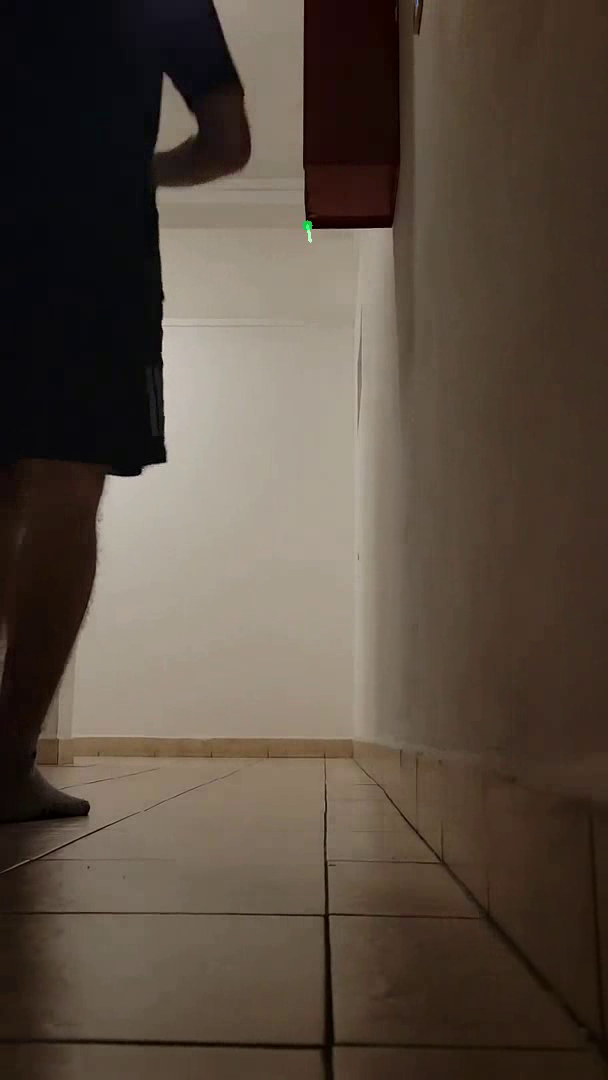
#> input picture frame 54 of Unidad1/sparse_output_video.mp4, 608 x 1080 px, given in place of hallvideo.mp4, which was not available
$ jupyter execute ComputerVisionUnidad1_opticalflow.ipynb
#> lines starting #> are read from the running program, lines starting #| are printed output that depends on the picture; pictures that were not available may be replaced by others from this repository, and a replacement may not be noted
[cell 1]
import os

REPO_NAME = "ComputerVisionRepo"
if REPO_NAME not in os.getcwd():
  if not os.path.exists(REPO_NAME):
    !git clone https://github.com/enzoferrari1/ComputerVisionRepo.git
  os.chdir(REPO_NAME + '/Unidad1/')

[cell 2]
import numpy as np
import cv2

cap = cv2.VideoCapture('hallvideo.mp4')

# Get the video's frame width, height, and frame rate
frame_width = int(cap.get(cv2.CAP_PROP_FRAME_WIDTH))
frame_height = int(cap.get(cv2.CAP_PROP_FRAME_HEIGHT))
frame_rate = int(cap.get(cv2.CAP_PROP_FPS))

# Define the codec and create a VideoWriter object
fourcc = cv2.VideoWriter_fourcc(*'mp4v')
out = cv2.VideoWriter('sparse_output_video.mp4', fourcc, frame_rate, (frame_width, frame_height))

# params for corner detection
feature_params = dict(maxCorners=100,
                      qualityLevel=0.3,
                      minDistance=7,
                      blockSize=7)

# Parameters for Lucas-Kanade optical flow
lk_params = dict(winSize=(15, 15),
                 maxLevel=2,
                 criteria=(cv2.TERM_CRITERIA_EPS | cv2.TERM_CRITERIA_COUNT,
                           10, 0.03))

# Create some random colors
color = np.random.randint(0, 255, (100, 3))

# Take first frame and find corners in it
ret, old_frame = cap.read()
#> old_frame is the input picture: shape (1080, 608, 3); mean B, G, R 63.9, 75.6, 88.3
old_gray = cv2.cvtColor(old_frame, cv2.COLOR_BGR2GRAY)
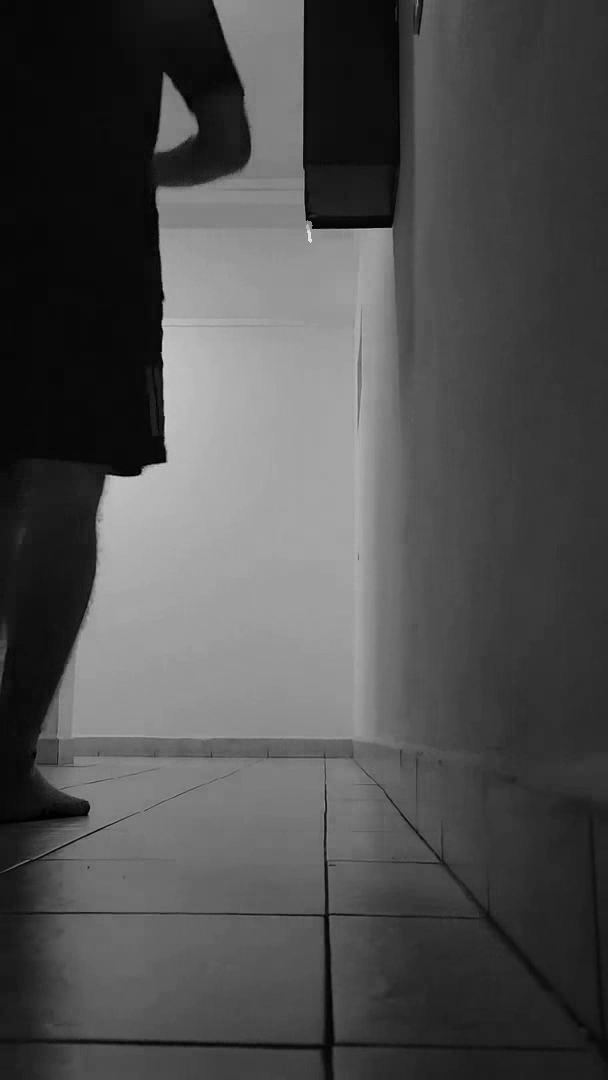
#> old_gray: shape (1080, 608); min 0, max 231, mean 78
p0 = cv2.goodFeaturesToTrack(old_gray, mask=None, **feature_params)
#> p0 = [[314, 226], [164, 460], [107, 477], [308, 218], [139, 473], [390, 231], [330, 916]]

# Create a mask image for drawing purposes
mask = np.zeros_like(old_frame)

while True:
    ret, frame = cap.read()
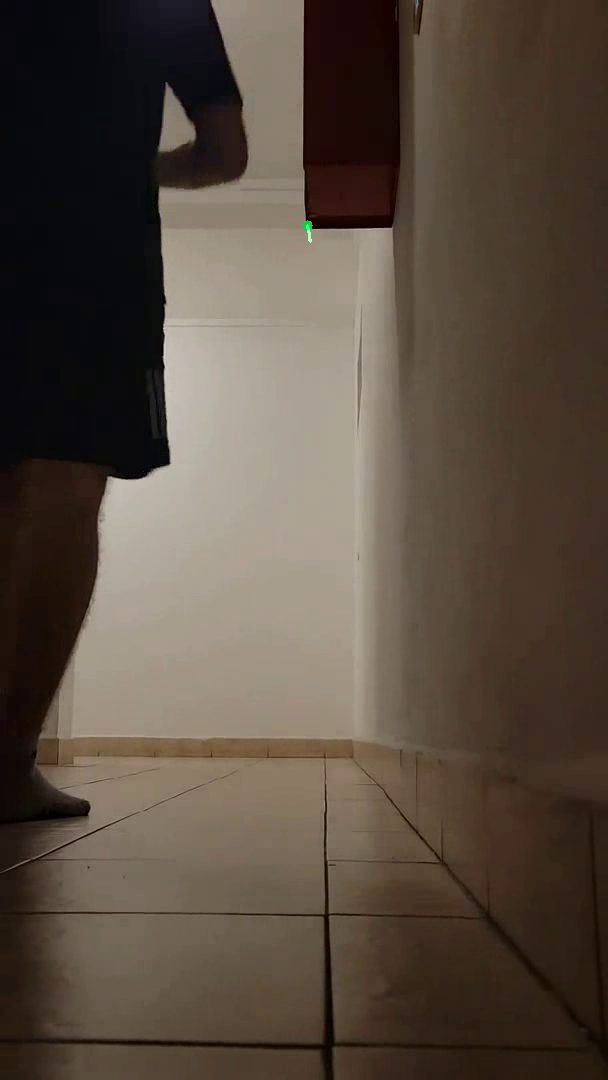
#> input picture frame 55 of Unidad1/sparse_output_video.mp4, 608 x 1080 px, given in place of hallvideo.mp4, which was not available
#> frame is the input picture: shape (1080, 608, 3); mean B, G, R 63.6, 75.3, 87.9
    if not ret:
        break
    frame_gray = cv2.cvtColor(frame, cv2.COLOR_BGR2GRAY)

    # calculate optical flow
    p1, st, err = cv2.calcOpticalFlowPyrLK(old_gray,
                                           frame_gray,
                                           p0, None,
                                           **lk_params)
#> p1 = [[314, 226], [167.4, 462.8], [108.8, 479.1], [308, 218], [147, 474.7], [390, 231], [330, 915.9]]; st = [1, 1, 1, 1, 1, 1, 1]; err = [0.329, 6.36, 4.49, 0.0915, 14.94, 0.00333, 2.13]

    # Select good points
    good_new = p1[st == 1]
#> good_new has the same summary as p1
    good_old = p0[st == 1]
#> good_old has the same summary as p0

    # draw the tracks
    for i, (new, old) in enumerate(zip(good_new, good_old)):
        a, b = new.ravel()
        c, d = old.ravel()
        mask = cv2.line(mask, (int(a), int(b)), (int(c), int(d)), color[i].tolist(), 2)
        frame = cv2.circle(frame, (int(a), int(b)), 5, color[i].tolist(), -1)
#> this loop made 7 passes
#> (a, b, c, d) on passes 1 to 7: (314, 226, 314, 226), (167.4, 462.8, 164, 460), (108.8, 479.1, 107, 477), (308, 218, 308, 218), (147, 474.7, 139, 473), (390, 231, 390, 231), (330, 915.9, 330, 916)
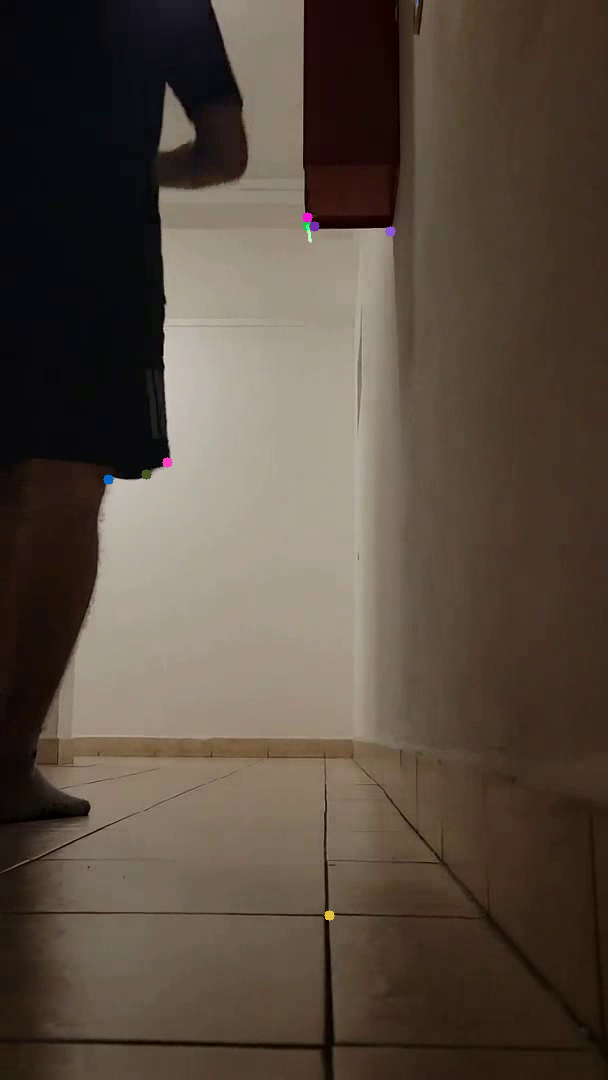
#> frame: shape (1080, 608, 3); mean B, G, R 63.7, 75.3, 88
#> mask: shape (1080, 608, 3); mean of channels 0, 1, 2 0, 0, 0

    img = cv2.add(frame, mask)

    # Write the frame to the output video file
    out.write(img)

    # Updating Previous frame and points
    old_gray = frame_gray.copy()
    p0 = good_new.reshape(-1, 1, 2)
#> p0 has the same summary as p1

# Release the VideoWriter object and the video capture
out.release()
cap.release()
cv2.destroyAllWindows()

$ run again, starting later in the video
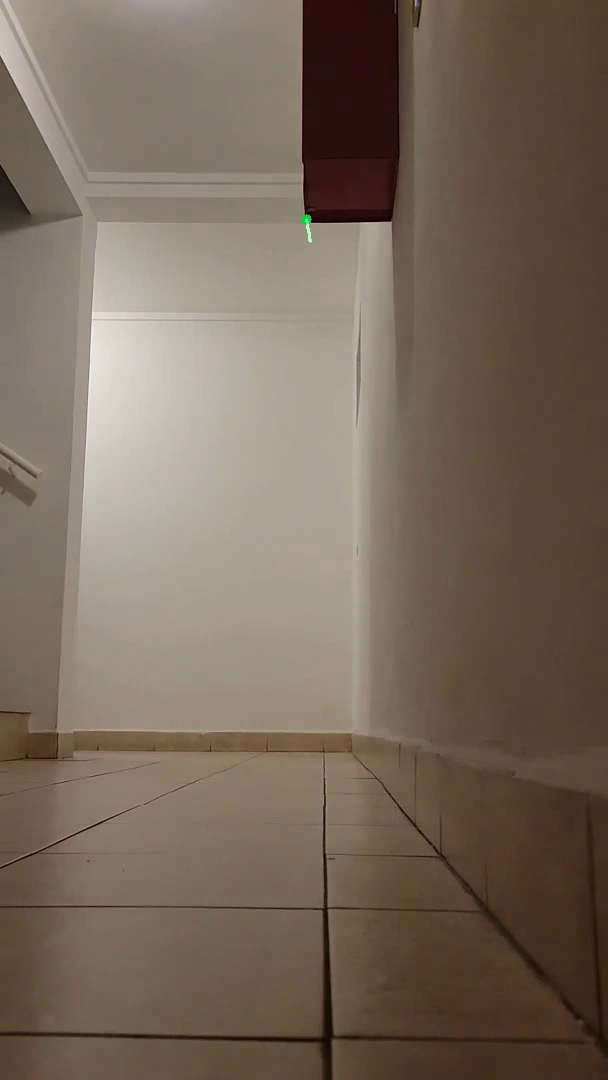
#> input picture frame 243 of Unidad1/sparse_output_video.mp4, 608 x 1080 px, given in place of hallvideo.mp4, which was not available
#> old_frame is the input picture: shape (1080, 608, 3); mean B, G, R 90.1, 104.2, 119.9
#> `old_gray = cv2.cvtColor(old_frame, cv2.COLOR_BGR2GRAY)`:
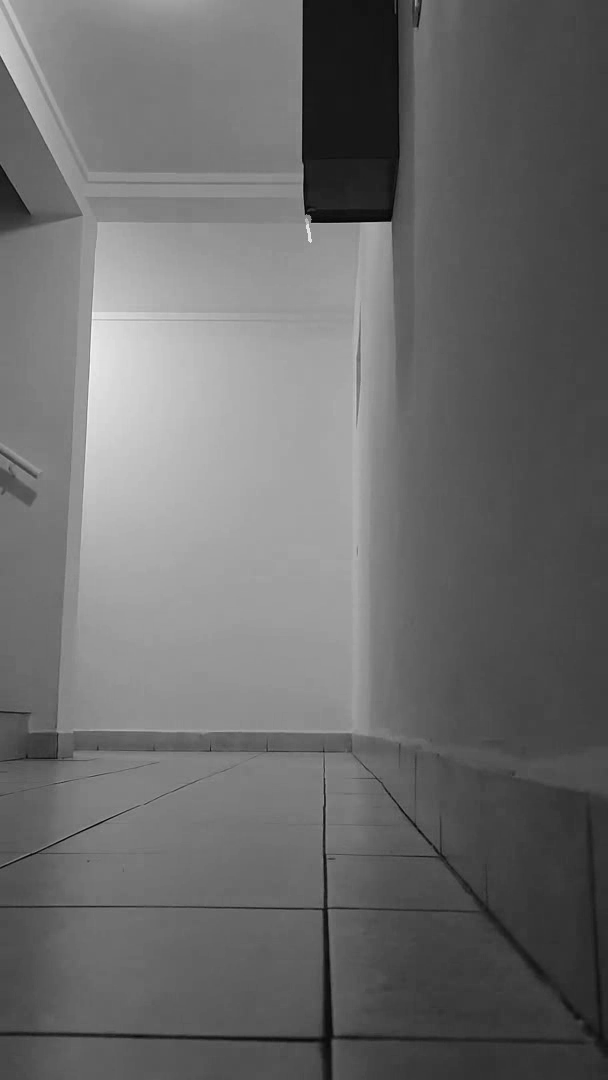
#> old_gray: shape (1080, 608); min 3, max 251, mean 107.4
#> `p0 = cv2.goodFeaturesToTrack(old_gray, mask=None, **feature_params)`: p0 = [[312, 220], [307, 212], [391, 224], [330, 909]]
#> p1 = [[312, 220.1], [307, 212], [391, 224.1], [329.9, 908.9]]; st = [1, 1, 1, 1]; err = [1.95, 0.781, 1.11, 2.89]
#> good_new has the same summary as p1
#> good_old = [[312, 220], [307, 212], [391, 224], [330, 909]]
#> the loop `for i, (new, old) in enumerate(zip(good_new, good_old)):` made 4 passes
#> (a, b, c, d) on passes 1 to 4: (312, 220.1, 312, 220), (307, 212, 307, 212), (391, 224.1, 391, 224), (329.9, 908.9, 330, 909)
#> `p0 = good_new.reshape(-1, 1, 2)`: p0 has the same summary as p1

$ run again, starting later in the video
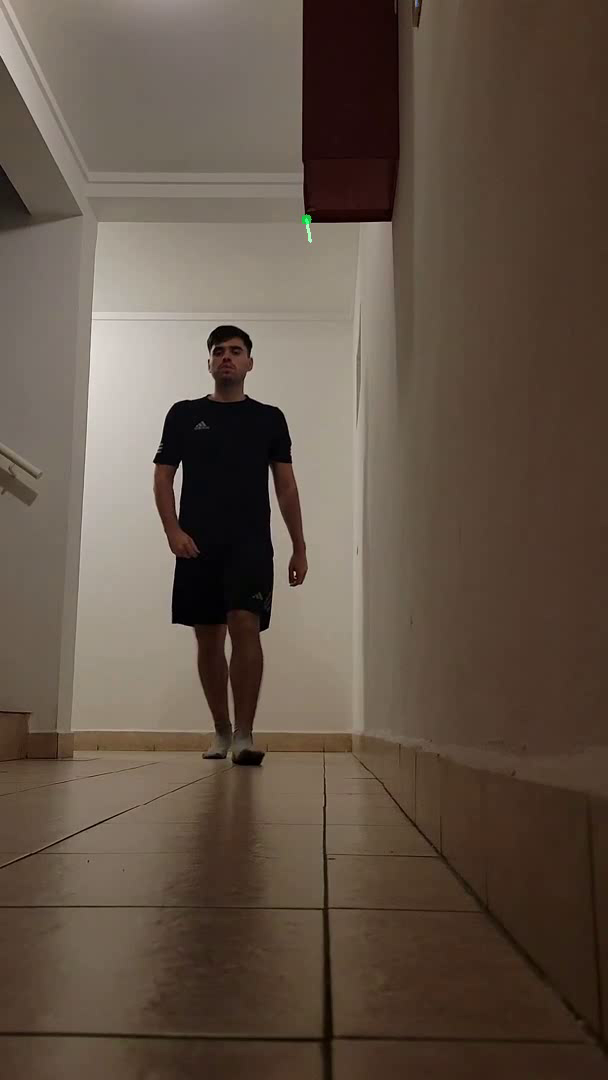
#> input picture frame 432 of Unidad1/sparse_output_video.mp4, 608 x 1080 px, given in place of hallvideo.mp4, which was not available
#> old_frame is the input picture: shape (1080, 608, 3); mean B, G, R 70.3, 83, 97.9
#> `p0 = cv2.goodFeaturesToTrack(old_gray, mask=None, **feature_params)`: p0 = 14 rows, first 8: [174, 621], [313, 220], [155, 461], [291, 583], [212, 392], [307, 212], [294, 573], [244, 392]
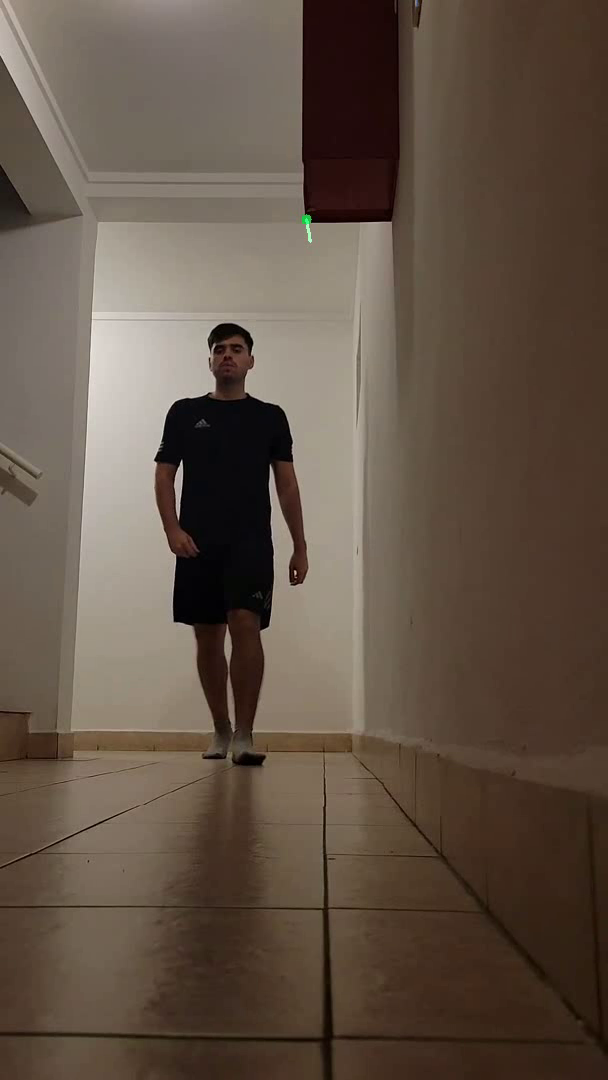
#> input picture frame 433 of Unidad1/sparse_output_video.mp4, 608 x 1080 px, given in place of hallvideo.mp4, which was not available
#> frame is the input picture: shape (1080, 608, 3); mean B, G, R 70.2, 82.9, 97.8
#> p1 = 14 rows, first 8: [175.5, 619.7], [313, 220], [156.1, 459.5], [291.5, 582.2], [212.8, 390.2], [307, 212], [294.5, 572.2], [245, 390.3]; st = [1, 1, 1, 1, 1, 1, 1, 1, 1, 1, 1, 1, 1, 1]; err = [4.2, 0.00139, 3.8, 5.76, 3.07, 0.0593, 7.32, 3.07, 5.14, 5.76, 6.24, 4.31, 0.361, 4.9]
#> good_new has the same summary as p1
#> good_old has the same summary as p0
#> the loop `for i, (new, old) in enumerate(zip(good_new, good_old)):` made 14 passes
#> (a, b, c, d) on passes 1 to 8: (175.5, 619.7, 174, 621), (313, 220, 313, 220), (156.1, 459.5, 155, 461), (291.5, 582.2, 291, 583), (212.8, 390.2, 212, 392), (307, 212, 307, 212), (294.5, 572.2, 294, 573), (245, 390.3, 244, 392)
#> after the loop `for i, (new, old) in enumerate(zip(good_new, good_old)):`:
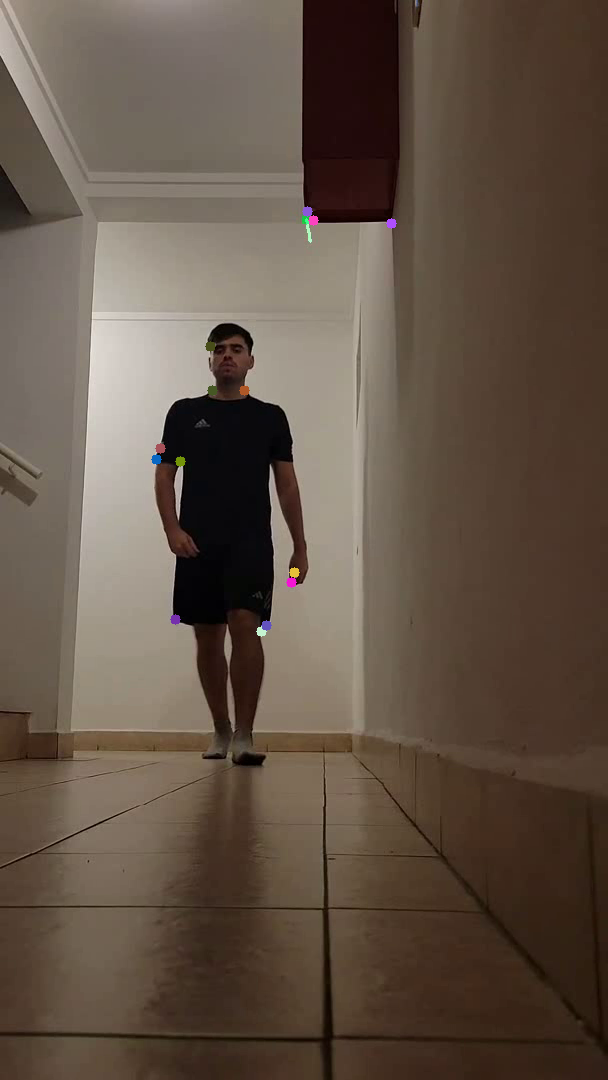
#> frame: shape (1080, 608, 3); mean B, G, R 70.3, 83, 97.9
#> `p0 = good_new.reshape(-1, 1, 2)`: p0 has the same summary as p1
